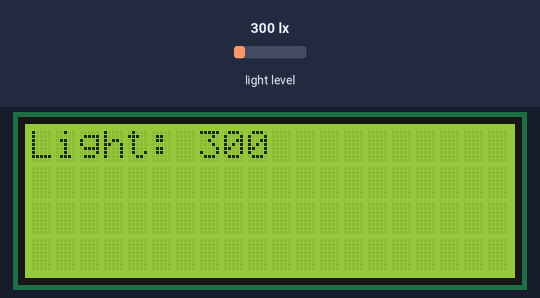
Bench run of a sketch on a simulated Arduino Uno, built with avr-gcc and run on an emulated ATmega328P. Parts: 20×4 character LCD. The inputs (shaded band) are chosen by the test bench; at power-on: light level 300 lx. What the sketch prints to the serial monitor is not drawn.

Above: at 1.6 s.
1.7 s: light level set to 1000 lx
At 2.5 s:
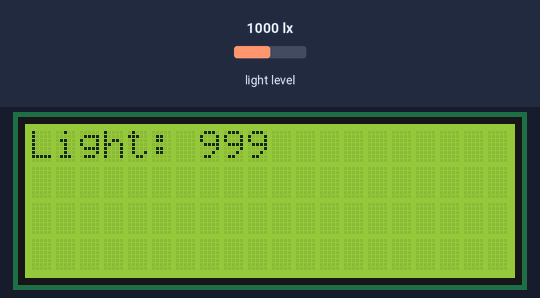
3.5 s: light level set to 40 lx
At 4.3 s:
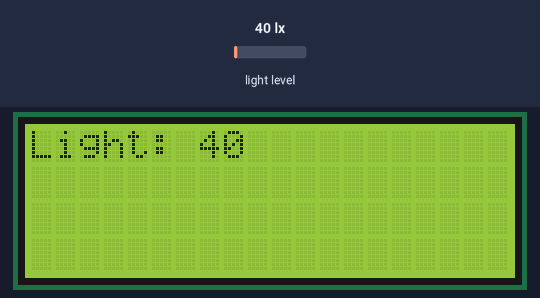
5.5 s: light level set to 1500 lx
At 6.3 s:
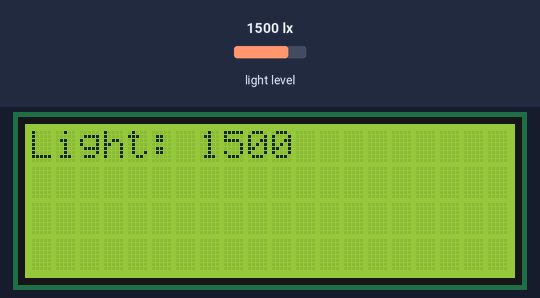
7.5 s: light level set to 500 lx
At 9.5 s:
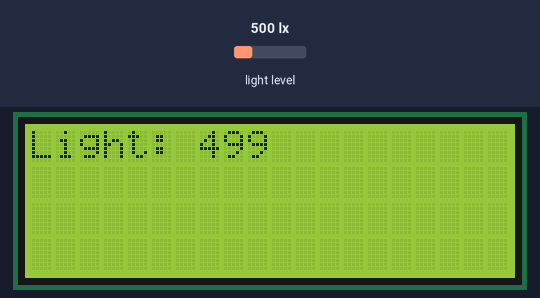
Timing chart, 0 to 10.5 s (numbered marks = the images above; inputs shaded):
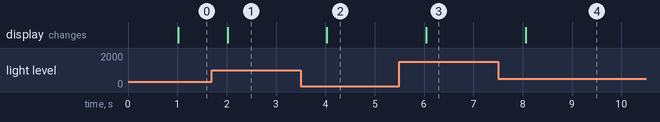

The sketch:

Prueba_Sensor_de_luz_BH1750.ino
```cpp
/* Prueba Sensor de Luz BH1750
   Trabajo Practico Integrador

   Materia: Seminario de Informatica y Telecomunicaciones (ST).
   Grupo: 3.
   Integrantes: Santiago Eulmesekian, Mateo Iadarola, Ariel Rakowszczyk, Santiago Rapetti y Ariel Slonimsqui.
   Profesor: Mirko Veckiardo.

*/

#include <BH1750.h>
#include <Wire.h>
#include <LiquidCrystal_I2C.h>


BH1750 lightMeter(0x23);
LiquidCrystal_I2C lcd(0x27, 20, 4);

int estadoMaquina;

int luz;
int lux;

unsigned long milisActuales;
unsigned long milisPrevios;

void setup() {

  Serial.begin(9600);

  lcd.init();
  lcd.backlight();

  Wire.begin();

  lightMeter.begin();

  Serial.println(F("BH1750 Test begin"));

}


void loop() {

  milisActuales = millis();

  lux = lightMeter.readLightLevel();

  luz = map(lux, 0, 65535, 100, 0);

  if ((milisActuales - milisPrevios) > 1000) {


    lcd.clear();
    lcd.setCursor(0, 0);
    lcd.print("Light: ");
    lcd.print(lux);

    milisPrevios = milisActuales;

  }

  Serial.print("Light: ");
  Serial.println(luz);


}
```

Measured:
- after the input at 1.7 s, the display: changes after 0.32 s (image 1)
- after the input at 3.5 s, the display: changes after 0.53 s (image 2)
- after the input at 5.5 s, the display: changes after 0.55 s (image 3)
- after the input at 7.5 s, the display: changes after 0.56 s (image 4)
